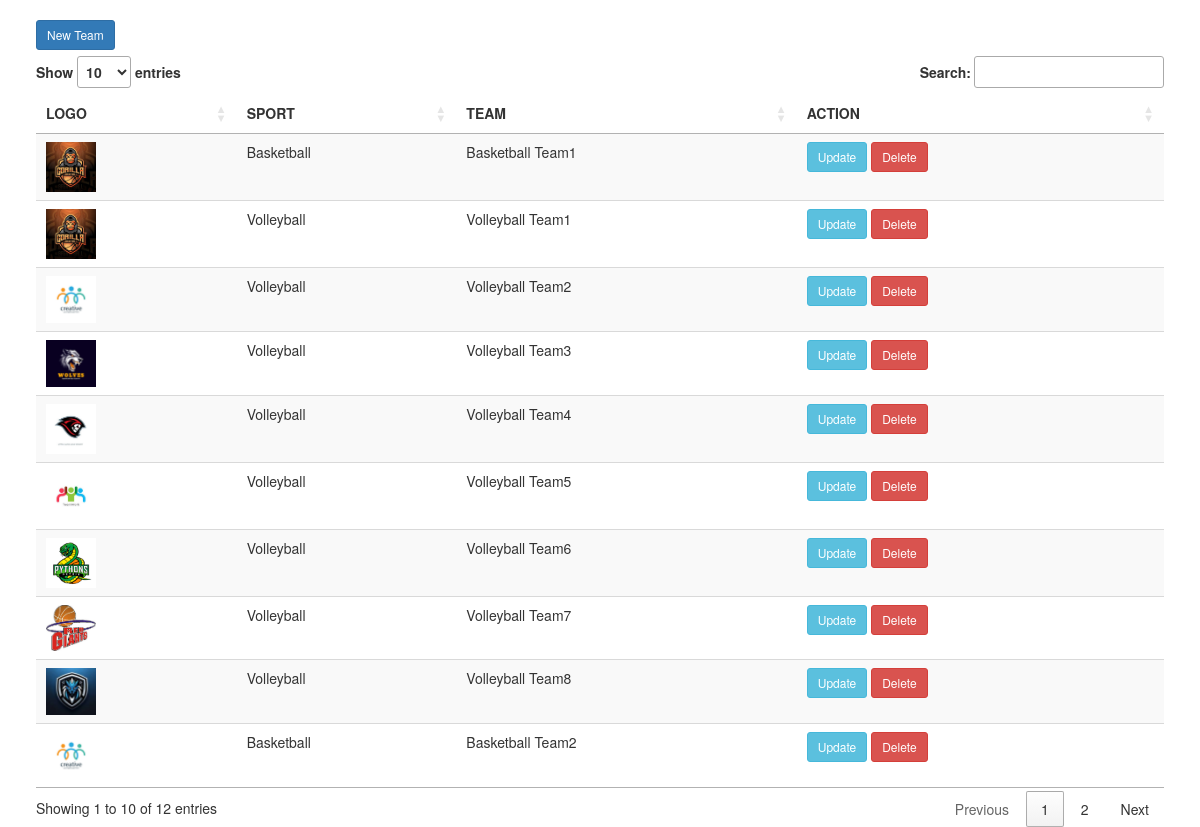
/users/admin/team.php, run on the app's committed database.
### tables this page shows
CREATE TABLE `team` (
  `id` int(11) NOT NULL,
  `sport` int(11) NOT NULL,
  `name` varchar(255) NOT NULL,
  `logo` varchar(25) NOT NULL,
  `stage` int(1) DEFAULT NULL,
  `status` varchar(255) NOT NULL DEFAULT 'Qualified'
);

CREATE TABLE `sport` (
  `id` int(11) NOT NULL,
  `name` varchar(255) NOT NULL,
  `elimination` int(1) NOT NULL DEFAULT 1,
  `round` int(11) NOT NULL DEFAULT 0
);

### users/admin/team.php (the view, shortened to what this page needs)
<?php
    include '../../config.php';
?>
<!DOCTYPE html>
<html>
<head>
    <link href="http://maxcdn.bootstrapcdn.com/bootstrap/3.2.0/css/bootstrap.min.css" rel="stylesheet">
    <link rel="stylesheet" href="http://cdn.datatables.net/1.10.2/css/jquery.dataTables.min.css">
</head>
<body>
<div class="table-responsive" style="margin-top: 20px; width: 94%; margin-left: 3%;">
    <div class="row" style="margin-bottom: 0.5%;">
        <div class="col-md-6">
            <button class="btn btn-primary btn-sm" data-toggle="modal" data-target="#newTeamModal">New Team</button>
        </div>
        <div class="col-md-6">
        </div>
    </div>
    <table id="myTable" class="display table" width="100%">
        <thead>
        <tr>
            <th>LOGO</th>
            <th>SPORT</th>
            <th>TEAM</th>
            <th>ACTION</th>
        </tr>
        </thead>
        <tbody>
        <?php
        $sql = "SELECT team.id, sport.name AS sport_name, team.name, team.logo FROM team JOIN sport ON team.sport = sport.id";
        $result = $conn->query($sql);
        if ($result->num_rows > 0) {
            while ($row = $result->fetch_assoc()) {
        ?>
        <tr>
            <td><img src="../teamLogo/<?php echo $row['logo']; ?>.jpg" alt="Logo" width="50"></td>
            <td><?php echo $row['sport_name']; ?></td>
            <td><?php echo $row['name']; ?></td>
            <td>
                <button class="btn btn-sm btn-info" data-toggle="modal" data-target="#updateTeamModal"
                        onclick="fillUpdateModal(<?php echo $row['id']; ?>, '<?php echo $row['sport_name']; ?>', '<?php echo $row['name']; ?>')">Update</button>
                <form method="post" action="crud.php" style="display:inline;">
                    <button type="submit" class="btn btn-sm btn-danger" name="deleteTeam">Delete</button>
                </form>
            </td>
        </tr>
        <?php
            }
        } else {
            echo "<tr><td colspan='5'>No team/s found.</td></tr>";
        }
        ?>
        </tbody>
    </table>
</div>
</body>
</html>

### data on the page
team: logo (picture), sport.name "Basketball", name "Basketball Team1"
team: logo (picture), sport.name "Volleyball", name "Volleyball Team1"
team: logo (picture), sport.name "Volleyball", name "Volleyball Team2"
team: logo (picture), sport.name "Volleyball", name "Volleyball Team3"
team: logo (picture), sport.name "Volleyball", name "Volleyball Team4"
team: logo (picture), sport.name "Volleyball", name "Volleyball Team5"
team: logo (picture), sport.name "Volleyball", name "Volleyball Team6"
team: logo (picture), sport.name "Volleyball", name "Volleyball Team7"
team: logo (picture), sport.name "Volleyball", name "Volleyball Team8"
team: logo (picture), sport.name "Basketball", name "Basketball Team2"
